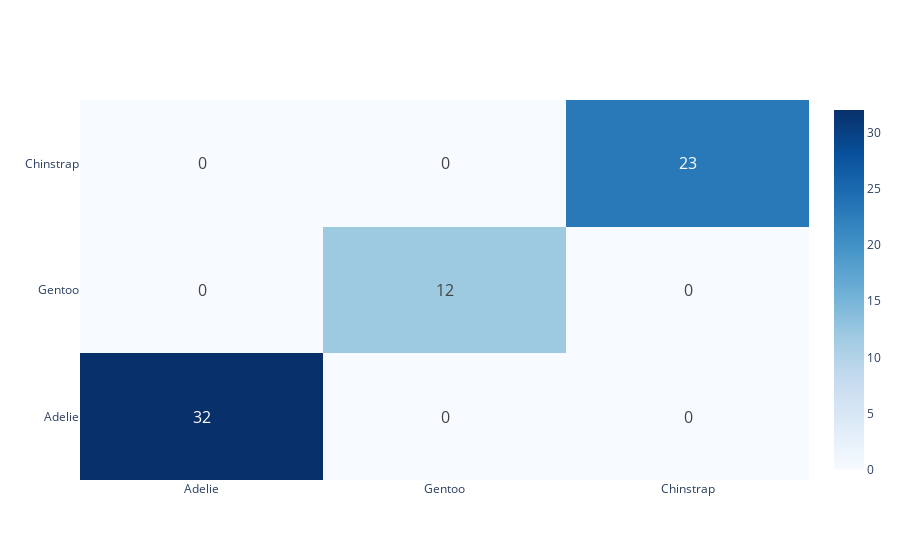

The cell this chart's notebook holds for it:
### Markdown cell above
# Шаг 3. Модели

Начнем с построения LogisticRegression модели. Мы видим, что точность модели на тестовой выборке стопроцентная, в то время как на тестовой и валидационной чуть ниже. macro-F1 очень высокий, все классы предсказываются хорошо. Интересно посмотреть, какое количество переменных реально определяют к какому виду относится пингвин. Чтобы визуально не регрессировать переменные на таргет, попробуем вывести веса каждой переменной в регрессии, чтобы разобраться в этом. Для этого находим сумму абсолютных величин коэфициентов и делим на это значение каждый коэфициент, пытаясь получить прокси-значение значимости наших переменных.
Мы видим, что 

* наиболее значимые признаки для  Adelie, - это bill_length_mm, bill_depth_mm и flipper_length_mm
* наиболее значимые признаки для  Gentoo, - это bill_length_mm и остров, на котором проживает вид ( Biscoe и Dream)
* наиболее значимые признаки для  Chinstrap, - это bill_depth_mm, flipper_length_mm и body_mass_g

### Code cell
from sklearn.linear_model import LogisticRegression
from sklearn.preprocessing import StandardScaler
from sklearn.pipeline import Pipeline
from sklearn.metrics import classification_report
from sklearn.metrics import accuracy_score, f1_score, confusion_matrix

def print_metrics(split_name, y_true, y_pred):
    acc = accuracy_score(y_true, y_pred)
    f1m = f1_score(y_true, y_pred, average="macro")
    print(f"{split_name}: accuracy={acc:.3f}, macro-F1={f1m:.3f}")

logreg_clf = Pipeline([
    ("scaler", StandardScaler()),
    ("logreg", LogisticRegression(
        C=0.1,  
        max_iter=1000,
        multi_class="multinomial",
        solver="lbfgs",
        n_jobs=-1,
        random_state=111,
    )),
])


logreg_clf.fit(X_train, y_train)
for i in range(3):
    print(target_names[i], list(X_train.columns))
    total_regr_coef = sum(map(lambda x: abs(x),logreg_clf["logreg"].coef_[i]))
    print(list(map(lambda x: abs(x)/total_regr_coef, logreg_clf["logreg"].coef_[i])))

    
y_pred_train = logreg_clf.predict(X_train)
y_pred_test  = logreg_clf.predict(X_test)
y_pred_val = logreg_clf.predict(X_val)
cm = confusion_matrix(y_test, y_pred_test)
print_metrics("TRAIN", y_train, y_pred_train)
print_metrics("VAL  ", y_val,   y_pred_val)
print_metrics("TEST ", y_test,  y_pred_test)

fig = go.Figure(data=go.Heatmap(
    z=cm,
    x=target_names,
    y=target_names,
    colorscale='Blues', # Choose a color scale (e.g., 'Viridis', 'Plasma', 'Blues')
    hoverongaps=False,
    text=cm, # Add the actual numbers as text annotations
    texttemplate="%{text}",
    textfont={"size": 16}
))
fig.show()
print(classification_report(y_test, y_pred_test, target_names=target_names))

### Figure 1 — Plotly figure (JSON) as saved in the notebook; plotly's stock layout.template omitted (floating-point values rounded to 4 significant figures)
{"data": [{"colorscale": [[0, "rgb(247,251,255)"], [0.125, "rgb(222,235,247)"], [0.25, "rgb(198,219,239)"], [0.375, "rgb(158,202,225)"], [0.5, "rgb(107,174,214)"], [0.625, "rgb(66,146,198)"], [0.75, "rgb(33,113,181)"], [0.875, "rgb(8,81,156)"], [1, "rgb(8,48,107)"]], "hoverongaps": false, "text": [[32, 0, 0], [0, 12, 0], [0, 0, 23]], "textfont": {"size": 16}, "texttemplate": "%{text}", "type": "heatmap", "x": ["Adelie", "Gentoo", "Chinstrap"], "y": ["Adelie", "Gentoo", "Chinstrap"], "z": [[32, 0, 0], [0, 12, 0], [0, 0, 23]]}], "layout": {}}
